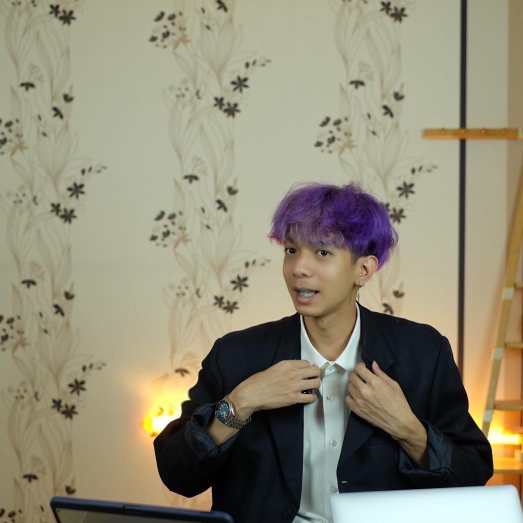
#> input picture HW01/65010731.jpg, 1046 x 1046 px (shown at 1/2 size)
$ python HW01.py
#> lines starting #> are read from the running program, lines starting #| are printed output that depends on the picture
import cv2
import numpy as np
import matplotlib.pyplot as plt
from scipy.fft import fft2, ifft2, fftshift, ifftshift
from scipy.ndimage import zoom

def load_image(filepath, mode=cv2.IMREAD_GRAYSCALE):
    """
    Load an image in grayscale or specified mode.
    """
#> called with filepath = './65010731.jpg', mode = 0
    return cv2.imread(filepath, mode)
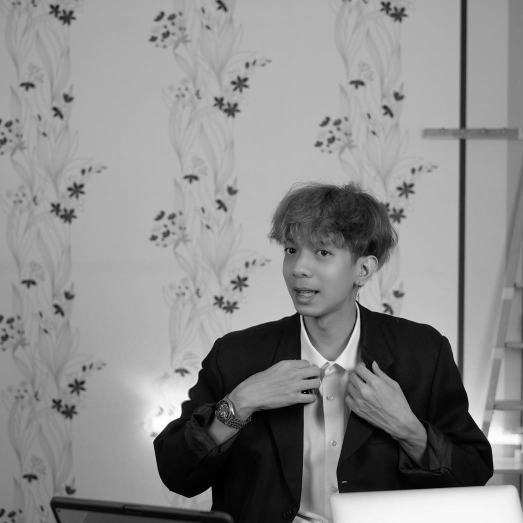
#> returned value: shape (1046, 1046) (shown at 1/2 size); min 0, max 255, mean 139.4

def resize_image(image, scale_down, scale_up):
    """
    Downsample and then upsample the image to simulate resizing.
    """
#> called with scale_down = 0.25, scale_up = 4
    resized_down = zoom(image, scale_down)  # Downscale
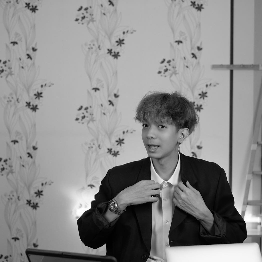
#> resized_down: shape (262, 262); min 0, max 255, mean 139.4
    resized_up = zoom(resized_down, scale_up)  # Upscale
    return resized_up

def create_low_pass_filter(shape, filter_size):
    """
    Create a square low-pass filter of given size and shape.
    """
    H = np.zeros(shape)
    center_x, center_y = shape[0] // 2, shape[1] // 2
    H[center_x-filter_size:center_x+filter_size, center_y-filter_size:center_y+filter_size] = 1
    return H

def apply_frequency_filter(image, filter_mask):
    """
    Apply a filter in the frequency domain.
    """
    fft_image = fft2(image)  # Forward FFT
    fft_image_shifted = fftshift(fft_image)  # Shift zero-frequency component to center
    filtered_fft = fft_image_shifted * filter_mask  # Apply filter
    filtered_fft_shifted = ifftshift(filtered_fft)  # Shift back
    filtered_image = np.real(ifft2(filtered_fft_shifted))  # Inverse FFT
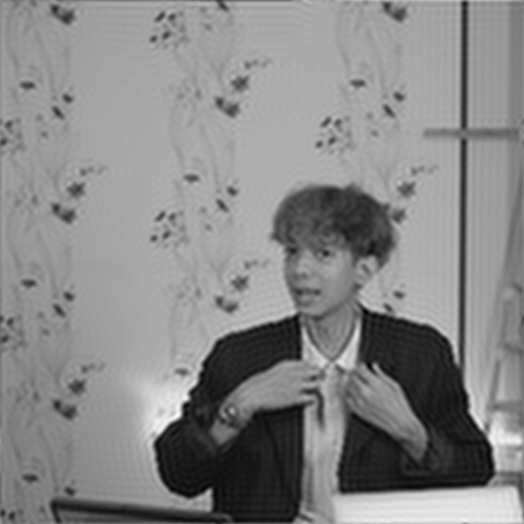
#> filtered_image: shape (1048, 1048) float64 (shown at 1/2 size); min -20.44, max 280.3, mean 139.4; drawn with min black and max white
    return filtered_image

def plot_results(original, resized, filtered):
    """
    Plot the original image, resized image, and filtered image.
    """
    plt.figure(figsize=(12, 6))

    # Original image
    plt.subplot(1, 3, 1)
    plt.imshow(original, cmap='gray')
    plt.title("Original Image")
    plt.axis('off')

    # Resized image before anti-aliasing
    plt.subplot(1, 3, 2)
    plt.imshow(resized, cmap='gray')
    plt.title("Before Anti-Aliasing")
    plt.axis('off')

    # Resized image after applying anti-aliasing
    plt.subplot(1, 3, 3)
    plt.imshow(filtered, cmap='gray')
    plt.title("After Anti-Aliasing")
    plt.axis('off')

    plt.tight_layout()
    plt.show()
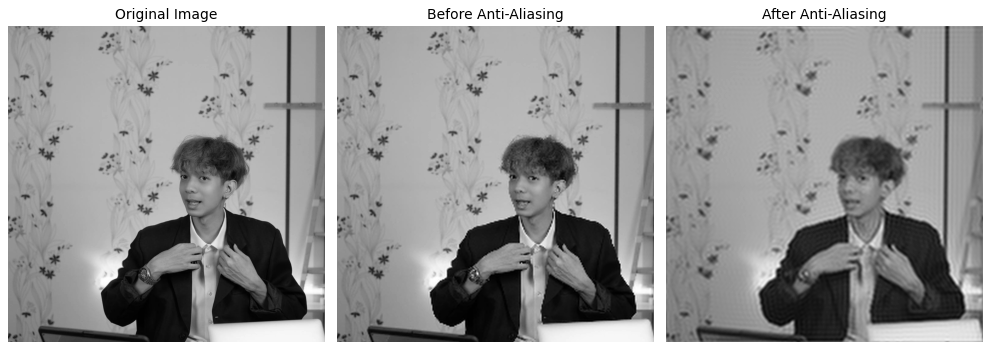
#> figure drawn by matplotlib, 3 panels

if __name__ == "__main__":
    # Load the image
    filepath = './65010731.jpg'
    image = load_image(filepath)

    # Resize the image
    resized_up = resize_image(image, scale_down=0.25, scale_up=4)

    # Create a low-pass filter
    filter_size = 64
    H = create_low_pass_filter(resized_up.shape, filter_size)

    # Apply the low-pass filter in the frequency domain
    filtered_image = apply_frequency_filter(resized_up, H)

    # Plot the results
    plot_results(image, resized_up, filtered_image)
